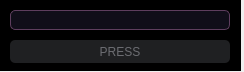
<?xml version="1.0" encoding="UTF-8"?>
<ui version="4.0">
 <class>Form</class>
 <widget class="QWidget" name="Form">
  <property name="geometry">
   <rect>
    <x>0</x>
    <y>0</y>
    <width>244</width>
    <height>72</height>
   </rect>
  </property>
  <property name="windowTitle">
   <string>Form</string>
  </property>
  <widget class="QLineEdit" name="lineEdit">
   <property name="geometry">
    <rect>
     <x>10</x>
     <y>10</y>
     <width>220</width>
     <height>20</height>
    </rect>
   </property>
   <property name="styleSheet">
    <string notr="true">
QLineEdit {
    color: rgb(185, 35, 250);
	background-color: rgb(16, 14, 25);
	border-radius:5px;
	border: 1px solid rgb(94, 62, 94);
}
QLineEdit:focus {
    border: 1px solid rgb(255, 48, 245);
}</string>
   </property>
   <property name="frame">
    <bool>true</bool>
   </property>
   <property name="echoMode">
    <enum>QLineEdit::Password</enum>
   </property>
   <property name="placeholderText">
    <string/>
   </property>
  </widget>
  <widget class="QPushButton" name="pushButton">
   <property name="geometry">
    <rect>
     <x>10</x>
     <y>40</y>
     <width>220</width>
     <height>23</height>
    </rect>
   </property>
   <property name="styleSheet">
    <string notr="true">

QPushButton {
    color: rgb(108, 109, 114);
	background-color: rgb(31,32,34);
	border-radius:5px;
}

QPushButton:hover {
    border: 1px solid rgb(255, 48, 245);
}
QPushButton:pressed {
                
	background-color: rgb(185, 35, 250);
                color: rgb(16, 14, 25);
            }</string>
   </property>
   <property name="text">
    <string>PRESS</string>
   </property>
  </widget>
  <widget class="QGraphicsView" name="graphicsView">
   <property name="geometry">
    <rect>
     <x>0</x>
     <y>0</y>
     <width>241</width>
     <height>71</height>
    </rect>
   </property>
   <property name="styleSheet">
    <string notr="true">background-color: rgb(0, 0, 0);</string>
   </property>
  </widget>
  <zorder>graphicsView</zorder>
  <zorder>lineEdit</zorder>
  <zorder>pushButton</zorder>
 </widget>
 <resources/>
 <connections/>
</ui>
